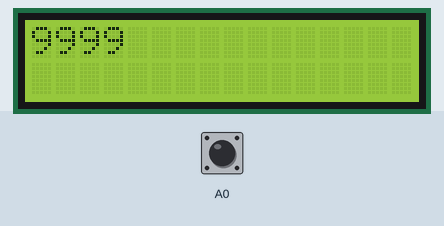
Simulated run of this sketch. Board: Arduino Uno, built with avr-gcc and run on an emulated ATmega328P. On the bench: 16×2 character LCD. The test bench sets the inputs (shaded band); at power-on: A0 HIGH.

Above: at 1.2 s.
1.3 s: A0 pulled LOW for 0.15 s
At 2.7 s:
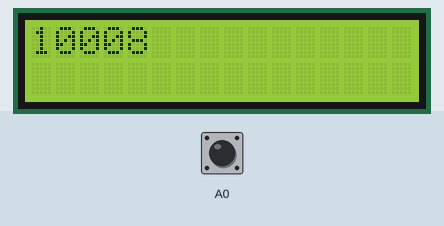
3.5 s: A0 pulled LOW for 1 s
At 5.6 s:
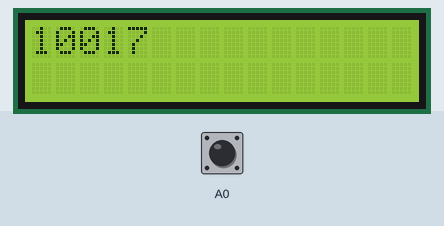
7.5 s: A0 pulled LOW for 0.15 s
At 8.9 s:
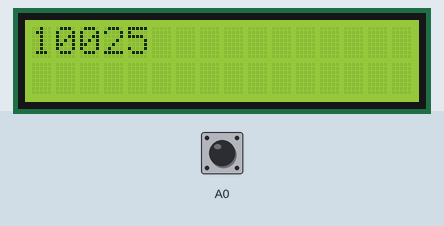
9.5 s: A0 pulled LOW for 1 s
At 11.3 s:
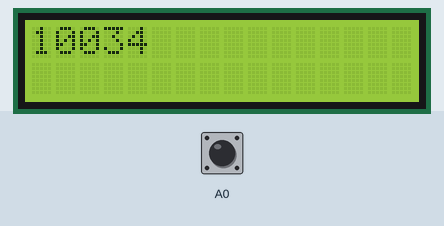
Timing chart, 0 to 12.8 s (numbered marks = the images above; inputs shaded):
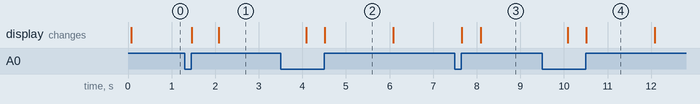

The sketch:

Proto-1.ino
```cpp
#include <Wire.h>
#include <LiquidCrystal_I2C.h>

static constexpr unsigned long TimeChunk = 2 * 1000;

static LiquidCrystal_I2C lcd(0x27, 2, 1, 0, 4, 5, 6, 7, 3, POSITIVE);
static unsigned long endTime;
static bool previousPressed;

void setup()
{
	lcd.begin(16,2);
	lcd.backlight();

	pinMode(A0, INPUT_PULLUP);
	delay(10);

	endTime = millis() + 10000 * TimeChunk;
	previousPressed = HIGH;
}

void loop()
{
	lcd.setCursor(0,0);

	unsigned long currentTime = millis();
	if (currentTime >= endTime)
	{
		lcd.print("GAME OVER!");
	}
	else
	{
		bool currentPressed = digitalRead(A0);
		if (currentPressed && !previousPressed)
		{
			endTime += 10 * TimeChunk;
		}
		previousPressed = currentPressed;

		unsigned long remainingChunk = (endTime - currentTime) / TimeChunk;
		char buf[12];
		lcd.print(itoa(remainingChunk, buf, 10));
	}

	delay(10);
}
```

Measured:
- after the input at 1.3 s, the display: first changes after 0.16 s (image 1 shows a later state)
- after the input at 7.5 s, the display: first changes after 0.16 s (image 3 shows a later state)
- what the display in image 2 shows lasts 1.6 s, from 4.5 s to 6.1 s
